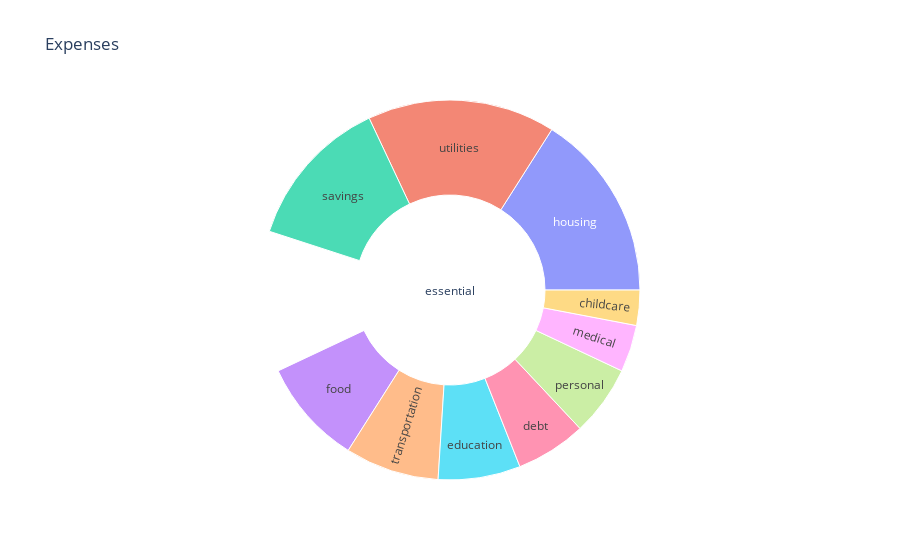

Here is the notebook cell this chart was saved with:
### Code cell
inside = ['savings', 'savings', 'debt', 'housing', 'transportation', 'food', 'utilities', 'medical', 'education', 'childcare', 'personal']

outside = ['essential' for i in range(len(inside))]

# blues
# https://coolors.co/05668d-028090-00a896-02c39a-f0f3bd
# rainbow
# https://coolors.co/f94144-f3722c-f8961e-f9844a-f9c74f-90be6d-43aa8b-4d908e-577590-277da1

import random
def constrain_sum(n, total):
    # Return an randomly chosen list of n positive intergers summing to 100/total
    dividers = sorted(random.sample(range(1, total), n-1))
    return [a - b for a,b in zip(dividers + [total], [0]+dividers)]
nums = constrain_sum(len(inside), 100)

nums

import random
import plotly.express as px
data = dict(
    character= inside,
    parent = outside,
    value= nums)

fig =px.sunburst(
    data,
    names='character',
    parents='parent',
    values='value',
    title = 'Expenses'
)
fig.show()

### Figure 1 — Plotly figure (JSON) as saved in the notebook; plotly's stock layout.template omitted (floating-point values rounded to 4 significant figures)
{"data": [{"domain": {"x": [0, 1], "y": [0, 1]}, "hovertemplate": "character=%{label}<br>value=%{value}<br>parent=%{parent}<extra></extra>", "labels": ["savings", "savings", "debt", "housing", "transportation", "food", "utilities", "medical", "education", "childcare", "personal"], "name": "", "parents": ["essential", "essential", "essential", "essential", "essential", "essential", "essential", "essential", "essential", "essential", "essential"], "type": "sunburst", "values": [13, 12, 6, 16, 8, 9, 16, 4, 7, 3, 6]}], "layout": {"legend": {"tracegroupgap": 0}, "title": {"text": "Expenses"}}}
